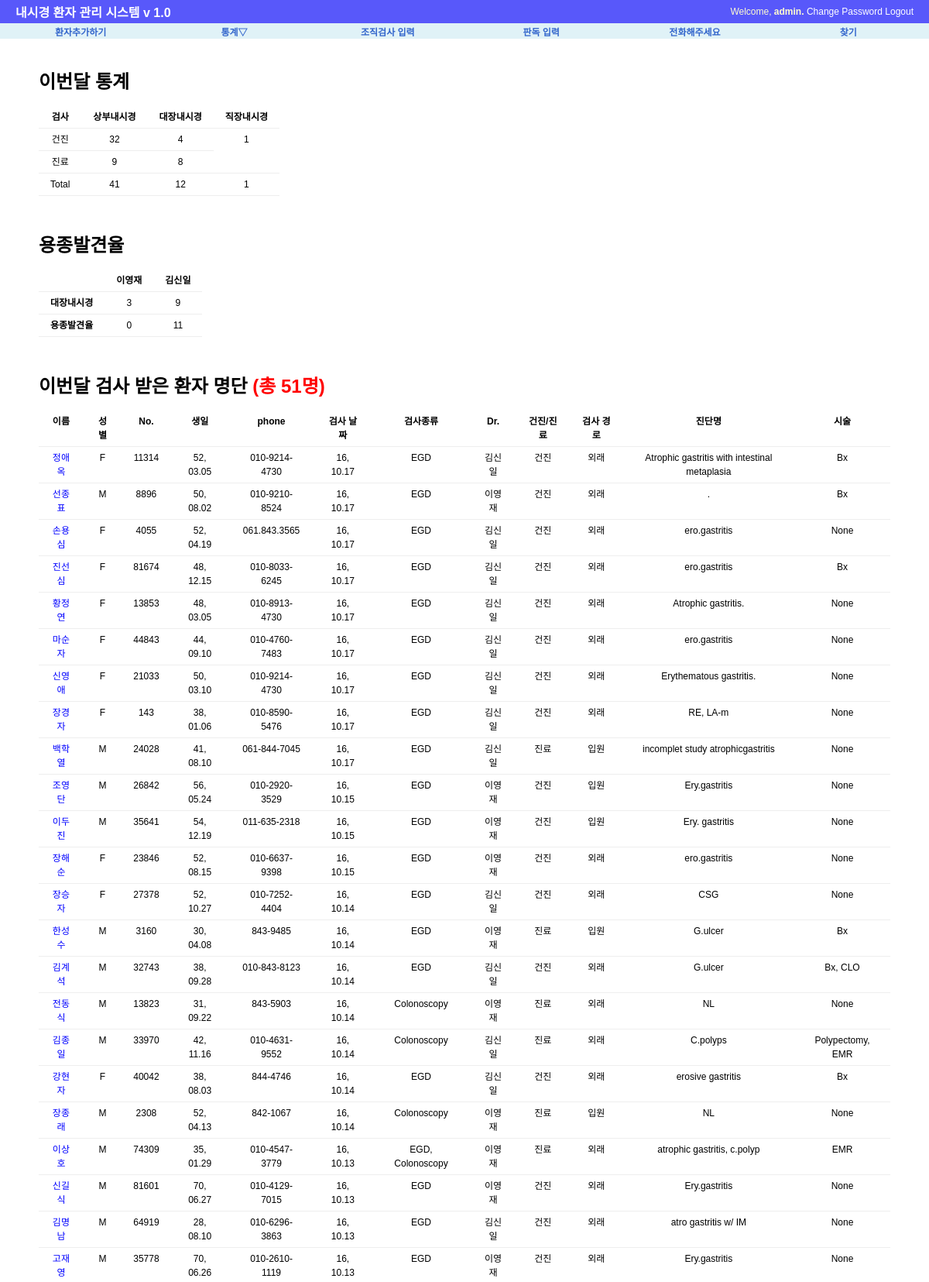
The page /procedure/thismonth/ (signed in, upper part) on the database its author committed.
### procedure/models.py (models this page shows, shortened)
class Exam(models.Model):
    exam_date=models.DateField('검사 날짜', default=date.today)
    exam_type=MultiSelectField('내시경 종류', max_length=20, max_choices=3,choices=(('E', 'EGD'),('C','Colonoscopy'), ('S','Sigmoidoscopy')))
    exam_doc=models.CharField('의사', max_length=30, choices=(('이영재','이영재'),('김신일','김신일')), default='김신일')
    exam_class=models.CharField('건진/진료',max_length=30, choices=(('건진',"건진"),('진료',"진료")), default='건진')
    exam_place=models.CharField('외래/입원', max_length=20, choices=(('입원', '입원'), ('외래', '외래')), default='외래')
    patient_name=models.CharField('환자 이름', max_length=50)
    hospital_no=models.CharField('환자등록 번호', max_length=10)
    patient_sex=models.CharField('성별',max_length=10, choices=(('M',"남자"),('F', "여자")), default='M')
    patient_birth=models.DateField('생일', auto_now=False)
    patient_phone=models.CharField("전화번호", max_length=15, default="010-")
    exam_Dx=models.CharField("내시경 진단명",max_length=200)
    exam_procedure=MultiSelectField("시술", max_length=20, max_choices=5, choices=(('None','None'),('Bx',"Bx"),('CLO','CLO'),('Polypectomy', "Polypectomy"),("EMR",'EMR'),
                                                           ('ForeignBody','Foreign Body Remove'),('BleedingControl','Bleeding Control'),('PEG','PEG')))
    Bx_result=models.CharField("조직검사 결과", max_length=200, default=".")
    follow_up=models.IntegerField("추적검사 기간", default=0)
    phone_check=models.CharField("전화 통화 결과", max_length=50, default='.')
    re_visit=models.BooleanField("재방문", default=False)
    class Meta:
        ordering=['-exam_date']

### procedure/views.py (the view)
@login_required
def thismonth(request):
    g_egd=0 #건진위내시경
    j_egd=0 #진료위내시경
    g_colon=0 #건진대장내시경
    j_colon=0 #진료대장내시경
    sig=0
    first_colon=0
    second_colon=0
    first_adenoma=0
    second_adenoma=0
    today=date.today()
    this_month=today.month
    this_year=today.year
    all_patients=Exam.objects.all()
    context={'object_list':[],'g_egd':0, 'j_egd':0, 'total_egd':0, 'g_colon':0, 'j_colon':0, 'total_colon':0, 'sig':0, 'first_colon':0, 'first_adr':0, 'second_colon':0, 'second_adr':0}
    for patient in all_patients:
        if patient.exam_date.year==this_year and patient.exam_date.month==this_month:
            context['object_list'].append(patient)
            if 'E' in patient.exam_type:
                if patient.exam_class =='건진':
                    g_egd+=1
                elif patient.exam_class=="진료":
                    j_egd+=1
            if 'C' in patient.exam_type:
                if patient.exam_doc=="이영재":
                    first_colon+=1
                elif patient.exam_doc=="김신일":
                    second_colon+=1
                if patient.exam_class=="건진":
                    g_colon+=1
                elif patient.exam_class=="진료":
                    j_colon+=1
            if 'S' in patient.exam_type : sig+=1
            if patient.exam_doc=="이영재" and 'adenoma' in patient.Bx_result:
                first_adenoma+=1
            if patient.exam_doc=="김신일" and 'adenoma' in patient.Bx_result:
                second_adenoma+=1
    context['g_egd']=g_egd
    context['j_egd'] = j_egd
    context['total_egd']=g_egd+j_egd
    context['g_colon']=g_colon
    context['j_colon']=j_colon
    context['total_colon']=g_colon+j_colon
    context['sig']=sig
    context['first_colon']=first_colon
    context['second_colon']=second_colon
    if first_colon !=0:
        context['first_adr']=int(float(first_adenoma)/first_colon *100)
    else : context['first_adr']='None'
    if second_colon !=0:
        context['second_adr'] = int(float(second_adenoma) / second_colon * 100)
    else : context['second_adr']='None'
    return render(request, 'procedure/this_month_list.html', context)

### procedure/templates/procedure/this_month_list.html (shortened to what this page needs)
{%  extends "base.html" %}
{% block content %}
<div id="content">
    <h1> 이번달 통계</h1>
    <table>
        <tr>
            <th> 검사 </th>
            <th> 상부내시경 </th>
            <th> 대장내시경</th>
            <th> 직장내시경 </th>
        </tr>
        <tr>
            <td> 건진</td>
            <td> {{g_egd}}</td>
            <td> {{g_colon}}</td>
            <td rowspan="2"> {{sig}}</td>
        </tr>
        <tr>
            <td> 진료 </td>
            <td> {{j_egd}}</td>
            <td> {{j_colon}}</td>
        </tr>
        <tr>
            <td> Total</td>
            <td>{{total_egd}}</td>
            <td> {{total_colon}}</td>
            <td> {{sig}} </td>
        </tr>
    </table>
     <br><br>
    <h1> 용종발견율</h1>
    <table>
        <tr>
            <th> </th>
            <th> 이영재</th>
            <th> 김신일</th>
        </tr>
        <tr>
            <td> <strong>대장내시경</strong></td>
            <td> {{first_colon}}</td>
            <td> {{second_colon}}</td>
        </tr>
        <tr>
            <td> <strong>용종발견율</strong></td>
            <td> {{first_adr}}</td>
            <td> {{second_adr}}</td>
        </tr>
    </table>
    <br><br>
    <h1> 이번달 검사 받은 환자 명단 <font color="red">(총 {{object_list | length }}명)</font></h1>
    {%  if object_list %}
        <table>
        <tr>
        <th> 이름</th>
        <th> 성별</th>
        <th> No.</th>
        <th> 생일</th>
        <th> phone</th>
        <th> 검사 날짜</th>
        <th> 검사종류</th>
        <th> Dr.</th>
        <th> 건진/진료</th>
        <th> 검사 경로</th>
        <th> 진단명</th>
        <th> 시술</th>
        </tr>
    {%  for list in object_list %}
        <tr>
        <td><a href="{% url 'procedure:update' list.id %}"><font color="blue">{{ list.patient_name }}</font></a></td>
        <td>{{ list.patient_sex }}</td>
        <td>{{ list.hospital_no}}</td>
        <td>{{ list.patient_birth |  date:"y, m.d"}}</td>
        <td>{{ list.patient_phone}}</td>
        <td>{{ list.exam_date |  date:"y, m.d" }}</td>
        <td>{{ list.exam_type }}</td>
        <td>{{ list.exam_doc}}</td>
        <td>{{ list.exam_class }}</td>
        <td>{{ list.exam_place }}</td>
        <td>{{ list.exam_Dx }}</td>
        <td>{{ list.exam_procedure }}</td>
        </tr>
    {% endfor %}
        </table>
    {%  endif %}
</div>
{% endblock %}

### templates/base.html (shortened to what this page needs)
<!DOCTYPE html>
<html lang="ko">
<head>
    {% load staticfiles %}
    <link rel="stylesheet" type="text/css" href="{% static "css/base.css" %}" >
    <link rel="stylesheet" type="text/css" href="{% block extrastyle %}{% endblock %}" />
</head>
<body>
<div id="header">
    <h2 class="maintitle"><a href="#"> <a href="{% url 'home' %}"> 내시경 환자 관리 시스템 v 1.0</a></h2>
    {% if user.is_active %}
    <h4 class="welcome">Welcome,
        <strong> {% firstof user.get_short_name user.get_username %}.</strong>
        <a href="{% url 'password_change' %}"> Change Password</a>
        <a href="{% url 'logout' %}">Logout</a>
    </h4>
    {% else %}
    <h4 class="welcome"> 로그인해 주세요./
        <a href=" {% url 'login' %}">Login</a>
        <a href=" {% url 'register' %}">Register</a>
    </h4>
    {% endif %}
</div>
<div id ="menu">
    <li><a href="{% url 'procedure:add' %}"> 환자추가하기</a></li>
    <li><a href="#" >통계&bigtriangledown;</a>
    </li>
    <li><a href="{% url 'procedure:biopsy' %}">조직검사 입력</a></li>
    <li><a href="{% url 'procedure:readinglist' %}">판독 입력</a></li>
    <li><a href="{% url 'procedure:phone' %}">전화해주세요</a></li>
    <li><a href="{% url 'procedure:search' %}"> 찾기</a></li>
</div>
{% block content %}{% endblock %}
</body>
</html>

### static/css/base.css (style rules this page uses)
body { font-family: "Lucida Grande", Verdana, Arial,sans-serif; font-size: 12px }
div#header { position: absolute; top: 0px; left: 0px; height: 30px; width:1200px; display: table; background: #5858FA; }
div#menu { position: absolute; top:30px; left:0px; height: 20px; width: 1200px; display:table; table-layout: fixed; border-spacing: 10px 0px; background: #E0F2F7; font_size: 8px; }
div#content { position: absolute; top: 70px; left: 50px; right: 50px; }
.maintitle { display: table-cell; vertical-align: middle; padding-left: 20px; color: #fffccf; font-weight: bold; font-size: 16px; }
.welcome { display: table-cell; vertical-align: middle; text-align: right; padding-right: 20px; color: #fffccf; font-weight: normal; font-size: 12px; }
div#menu a:link, div#menu a:visited { color:#36c; }
div#menu >li { display: table-cell; vertical-align: middle; border: 0px solid #bbb; border-radius: 5px; text-align: center; font-weight: bold; }
a:link, a:visited { color: #FFFFFF; text-decoration: none; }
table { border-collapse: collapse; text-align: center; }
td, th { line-height: 18px; border-bottom: 1px solid #eee; vertical-align: top; padding : 5px 15px; font-family : "Lucida Grande", Verdana, Arial, sans-serif; }

### rows shown on the page
Exam: patient_name "정애옥", patient_sex "F", hospital_no "11314", patient_birth "52, 03.05", patient_phone "010-9214-4730", exam_date "16, 10.17", exam_type "EGD", exam_doc "김신일", exam_class "건진", exam_place "외래", exam_Dx "Atrophic gastritis with intestinal metaplasia", exam_procedure "Bx"
Exam: patient_name "선종표", patient_sex "M", hospital_no "8896", patient_birth "50, 08.02", patient_phone "010-9210-8524", exam_date "16, 10.17", exam_type "EGD", exam_doc "이영재", exam_class "건진", exam_place "외래", exam_Dx ".", exam_procedure "Bx"
Exam: patient_name "손용심", patient_sex "F", hospital_no "4055", patient_birth "52, 04.19", patient_phone "061.843.3565", exam_date "16, 10.17", exam_type "EGD", exam_doc "김신일", exam_class "건진", exam_place "외래", exam_Dx "ero.gastritis", exam_procedure "None"
Exam: patient_name "진선심", patient_sex "F", hospital_no "81674", patient_birth "48, 12.15", patient_phone "010-8033-6245", exam_date "16, 10.17", exam_type "EGD", exam_doc "김신일", exam_class "건진", exam_place "외래", exam_Dx "ero.gastritis", exam_procedure "Bx"
Exam: patient_name "황정연", patient_sex "F", hospital_no "13853", patient_birth "48, 03.05", patient_phone "010-8913-4730", exam_date "16, 10.17", exam_type "EGD", exam_doc "김신일", exam_class "건진", exam_place "외래", exam_Dx "Atrophic gastritis.", exam_procedure "None"
Exam: patient_name "마순자", patient_sex "F", hospital_no "44843", patient_birth "44, 09.10", patient_phone "010-4760-7483", exam_date "16, 10.17", exam_type "EGD", exam_doc "김신일", exam_class "건진", exam_place "외래", exam_Dx "ero.gastritis", exam_procedure "None"
Exam: patient_name "신영애", patient_sex "F", hospital_no "21033", patient_birth "50, 03.10", patient_phone "010-9214-4730", exam_date "16, 10.17", exam_type "EGD", exam_doc "김신일", exam_class "건진", exam_place "외래", exam_Dx "Erythematous gastritis.", exam_procedure "None"
Exam: patient_name "장경자", patient_sex "F", hospital_no "143", patient_birth "38, 01.06", patient_phone "010-8590-5476", exam_date "16, 10.17", exam_type "EGD", exam_doc "김신일", exam_class "건진", exam_place "외래", exam_Dx "RE, LA-m", exam_procedure "None"
Exam: patient_name "백학열", patient_sex "M", hospital_no "24028", patient_birth "41, 08.10", patient_phone "061-844-7045", exam_date "16, 10.17", exam_type "EGD", exam_doc "김신일", exam_class "진료", exam_place "입원", exam_Dx "incomplet study atrophicgastritis", exam_procedure "None"
Exam: patient_name "조영단", patient_sex "M", hospital_no "26842", patient_birth "56, 05.24", patient_phone "010-2920-3529", exam_date "16, 10.15", exam_type "EGD", exam_doc "이영재", exam_class "건진", exam_place "입원", exam_Dx "Ery.gastritis", exam_procedure "None"
Exam: patient_name "이두진", patient_sex "M", hospital_no "35641", patient_birth "54, 12.19", patient_phone "011-635-2318", exam_date "16, 10.15", exam_type "EGD", exam_doc "이영재", exam_class "건진", exam_place "입원", exam_Dx "Ery. gastritis", exam_procedure "None"
Exam: patient_name "장해순", patient_sex "F", hospital_no "23846", patient_birth "52, 08.15", patient_phone "010-6637-9398", exam_date "16, 10.15", exam_type "EGD", exam_doc "이영재", exam_class "건진", exam_place "외래", exam_Dx "ero.gastritis", exam_procedure "None"
Exam: patient_name "장승자", patient_sex "F", hospital_no "27378", patient_birth "52, 10.27", patient_phone "010-7252-4404", exam_date "16, 10.14", exam_type "EGD", exam_doc "김신일", exam_class "건진", exam_place "외래", exam_Dx "CSG", exam_procedure "None"
Exam: patient_name "한성수", patient_sex "M", hospital_no "3160", patient_birth "30, 04.08", patient_phone "843-9485", exam_date "16, 10.14", exam_type "EGD", exam_doc "이영재", exam_class "진료", exam_place "입원", exam_Dx "G.ulcer", exam_procedure "Bx"
Exam: patient_name "김계석", patient_sex "M", hospital_no "32743", patient_birth "38, 09.28", patient_phone "010-843-8123", exam_date "16, 10.14", exam_type "EGD", exam_doc "김신일", exam_class "건진", exam_place "외래", exam_Dx "G.ulcer", exam_procedure "Bx, CLO"
Exam: patient_name "전동식", patient_sex "M", hospital_no "13823", patient_birth "31, 09.22", patient_phone "843-5903", exam_date "16, 10.14", exam_type "Colonoscopy", exam_doc "이영재", exam_class "진료", exam_place "외래", exam_Dx "NL", exam_procedure "None"
Exam: patient_name "김종일", patient_sex "M", hospital_no "33970", patient_birth "42, 11.16", patient_phone "010-4631-9552", exam_date "16, 10.14", exam_type "Colonoscopy", exam_doc "김신일", exam_class "진료", exam_place "외래", exam_Dx "C.polyps", exam_procedure "Polypectomy, EMR"
Exam: patient_name "강현자", patient_sex "F", hospital_no "40042", patient_birth "38, 08.03", patient_phone "844-4746", exam_date "16, 10.14", exam_type "EGD", exam_doc "김신일", exam_class "건진", exam_place "외래", exam_Dx "erosive gastritis", exam_procedure "Bx"
Exam: patient_name "장종래", patient_sex "M", hospital_no "2308", patient_birth "52, 04.13", patient_phone "842-1067", exam_date "16, 10.14", exam_type "Colonoscopy", exam_doc "이영재", exam_class "진료", exam_place "입원", exam_Dx "NL", exam_procedure "None"
Exam: patient_name "이상호", patient_sex "M", hospital_no "74309", patient_birth "35, 01.29", patient_phone "010-4547-3779", exam_date "16, 10.13", exam_type "EGD, Colonoscopy", exam_doc "이영재", exam_class "진료", exam_place "외래", exam_Dx "atrophic gastritis, c.polyp", exam_procedure "EMR"
Exam: patient_name "신길식", patient_sex "M", hospital_no "81601", patient_birth "70, 06.27", patient_phone "010-4129-7015", exam_date "16, 10.13", exam_type "EGD", exam_doc "이영재", exam_class "건진", exam_place "외래", exam_Dx "Ery.gastritis", exam_procedure "None"
Exam: patient_name "김명남", patient_sex "M", hospital_no "64919", patient_birth "28, 08.10", patient_phone "010-6296-3863", exam_date "16, 10.13", exam_type "EGD", exam_doc "김신일", exam_class "건진", exam_place "외래", exam_Dx "atro gastritis w/ IM", exam_procedure "None"
Exam: patient_name "고재영", patient_sex "M", hospital_no "35778", patient_birth "70, 06.26", patient_phone "010-2610-1119", exam_date "16, 10.13", exam_type "EGD", exam_doc "이영재", exam_class "건진", exam_place "외래", exam_Dx "Ery.gastritis", exam_procedure "None"

### other values the page prints
{{ g_egd }} "32"
{{ g_colon }} "4"
{{ sig }} "1"
{{ j_egd }} "9"
{{ j_colon }} "8"
{{ total_egd }} "41"
{{ total_colon }} "12"
{{ first_colon }} "3"
{{ second_colon }} "9"
{{ first_adr }} "0"
{{ second_adr }} "11"
{{ object_list | length }} "51"
